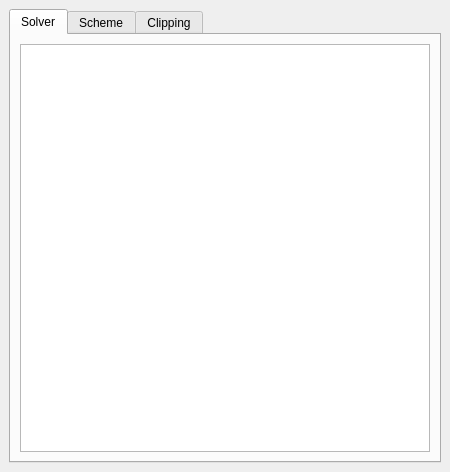
<?xml version="1.0" encoding="UTF-8"?>
<ui version="4.0">
 <class>NumericalParamEquationForm</class>
 <widget class="QWidget" name="NumericalParamEquationForm">
  <property name="geometry">
   <rect>
    <x>0</x>
    <y>0</y>
    <width>450</width>
    <height>472</height>
   </rect>
  </property>
  <property name="windowTitle">
   <string>Form</string>
  </property>
  <layout class="QGridLayout">
   <property name="leftMargin">
    <number>9</number>
   </property>
   <property name="topMargin">
    <number>9</number>
   </property>
   <property name="rightMargin">
    <number>9</number>
   </property>
   <property name="bottomMargin">
    <number>9</number>
   </property>
   <property name="spacing">
    <number>6</number>
   </property>
   <item row="0" column="0">
    <widget class="QTabWidget" name="tabWidgetScheme">
     <property name="minimumSize">
      <size>
       <width>400</width>
       <height>0</height>
      </size>
     </property>
     <property name="font">
      <font>
       <weight>50</weight>
       <italic>false</italic>
       <bold>false</bold>
      </font>
     </property>
     <property name="currentIndex">
      <number>0</number>
     </property>
     <widget class="QWidget" name="tab_2">
      <attribute name="title">
       <string>Solver</string>
      </attribute>
      <layout class="QGridLayout">
       <property name="leftMargin">
        <number>9</number>
       </property>
       <property name="topMargin">
        <number>9</number>
       </property>
       <property name="rightMargin">
        <number>9</number>
       </property>
       <property name="bottomMargin">
        <number>9</number>
       </property>
       <property name="spacing">
        <number>6</number>
       </property>
       <item row="0" column="0">
        <widget class="QTableView" name="tableViewSolver">
         <property name="minimumSize">
          <size>
           <width>400</width>
           <height>0</height>
          </size>
         </property>
         <property name="toolTip">
          <string>&lt;html&gt;&lt;head/&gt;&lt;body&gt;&lt;p&gt;&lt;span style=&quot; font-size:9pt;&quot;&gt;Modify, for each variable, the solver, the preconditioner, the solver precision or the time step factor.&lt;/span&gt;&lt;/p&gt;&lt;p&gt;&lt;span style=&quot; font-size:9pt;&quot;&gt;The solver precision is the relative precision for the solution of the linear system.&lt;/span&gt;&lt;/p&gt;&lt;p&gt;&lt;span style=&quot; font-size:9pt;&quot;&gt;The time step factor (&lt;/span&gt;&lt;span style=&quot; font-size:9pt; font-weight:600;&quot;&gt;cdtvar&lt;/span&gt;&lt;span style=&quot; font-size:9pt;&quot;&gt;) is the multiplicative factor applied to the time step for each scalar. Hence, the time step used when solving the equation for the variable is the time step used for the velocity/pressure equations multiplied by &lt;/span&gt;&lt;span style=&quot; font-size:9pt; font-weight:600;&quot;&gt;cdtvar&lt;/span&gt;&lt;span style=&quot; font-size:9pt;&quot;&gt;.&lt;/span&gt;&lt;/p&gt;&lt;/body&gt;&lt;/html&gt;</string>
         </property>
        </widget>
       </item>
      </layout>
     </widget>
     <widget class="QWidget" name="tab">
      <attribute name="title">
       <string>Scheme</string>
      </attribute>
      <layout class="QGridLayout">
       <property name="leftMargin">
        <number>9</number>
       </property>
       <property name="topMargin">
        <number>9</number>
       </property>
       <property name="rightMargin">
        <number>9</number>
       </property>
       <property name="bottomMargin">
        <number>9</number>
       </property>
       <property name="spacing">
        <number>6</number>
       </property>
       <item row="0" column="0">
        <widget class="QTableView" name="tableViewScheme">
         <property name="minimumSize">
          <size>
           <width>420</width>
           <height>0</height>
          </size>
         </property>
         <property name="toolTip">
          <string>&lt;html&gt;&lt;head/&gt;&lt;body&gt;&lt;p&gt;&lt;span style=&quot; font-size:9pt;&quot;&gt;Define the scheme options for each variable:&lt;br/&gt;- Name of the variable,&lt;br/&gt;- Scheme: choose between two second-order convective schemes (&lt;/span&gt;&lt;span style=&quot; font-size:9pt; font-weight:600;&quot;&gt;Centered&lt;/span&gt;&lt;span style=&quot; font-size:9pt;&quot;&gt; or &lt;/span&gt;&lt;span style=&quot; font-size:9pt; font-weight:600;&quot;&gt;SOLU&lt;/span&gt;&lt;span style=&quot; font-size:9pt;&quot;&gt;) and one first-order convective scheme (&lt;/span&gt;&lt;span style=&quot; font-size:9pt; font-weight:600;&quot;&gt;Upwind&lt;/span&gt;&lt;span style=&quot; font-size:9pt;&quot;&gt;).&lt;br/&gt;- Blending factor: indicate the proportion of second-order convective scheme (0 corresponds to an upwind convective scheme). &lt;br/&gt;- Slope test: indicate whether a slope test should be used to switch from a second-order to an upwind convective scheme under certain conditions, to ensure stability. The use of the slope test stabilizes the calculation but may bring the space order to decrease quickly.&lt;br/&gt;- Flux reconstruction: indicate whether the convective and diffusive fluxes at the faces should be reconstructed. It is only useful for non-orthogonal meshes. Deactivating the reconstruction of the fluxes can have a stabilizing effect on the calculation. It is sometimes useful with the k−ε model, if the mesh is strongly non-orthogonal in the near-wall region, where the gradients of k and ε are strong.&lt;br/&gt;- RHS Sweep Reconstruction: indicate the number of iterations for the reconstruction of the right-hand sides of the equation.&lt;/span&gt;&lt;/p&gt;&lt;/body&gt;&lt;/html&gt;</string>
         </property>
        </widget>
       </item>
      </layout>
     </widget>
     <widget class="QWidget" name="tab_clipping">
      <attribute name="title">
       <string>Clipping</string>
      </attribute>
      <layout class="QGridLayout">
       <property name="leftMargin">
        <number>9</number>
       </property>
       <property name="topMargin">
        <number>9</number>
       </property>
       <property name="rightMargin">
        <number>9</number>
       </property>
       <property name="bottomMargin">
        <number>9</number>
       </property>
       <property name="spacing">
        <number>6</number>
       </property>
       <item row="0" column="0">
        <widget class="QTableView" name="tableViewClipping">
         <property name="minimumSize">
          <size>
           <width>400</width>
           <height>0</height>
          </size>
         </property>
         <property name="toolTip">
          <string>&lt;html&gt;&lt;head/&gt;&lt;body&gt;&lt;p&gt;&lt;span style=&quot; font-size:9pt;&quot;&gt;Indicate for each variable the minimal and maximal possible value.&lt;/span&gt;&lt;/p&gt;&lt;/body&gt;&lt;/html&gt;</string>
         </property>
        </widget>
       </item>
      </layout>
     </widget>
    </widget>
   </item>
  </layout>
 </widget>
 <resources/>
 <connections/>
</ui>
